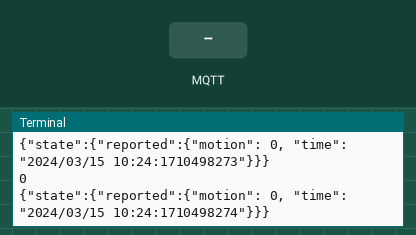
A program run on a simulated Raspberry Pi (header pin numbers). Shown: the last lines printed to the terminal. Inputs (shaded band) come from the test bench. The clock reads 2024-03-15 10:24:30 at power-on unless the program sets it; no MQTT or app messages arrive unless stated.

Above: at 5.0 s.
5.1 s: MQTT message "1" arrives on the first subscribed topic
At 5.7 s:
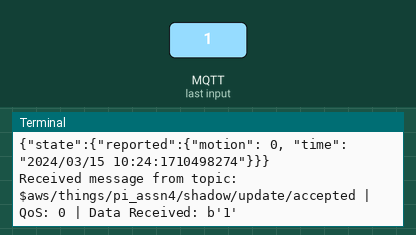
6.6 s: MQTT message "on" arrives on the first subscribed topic
At 7.5 s:
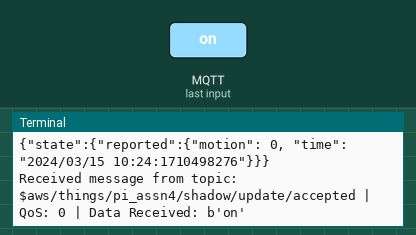
8.1 s: MQTT message "off" arrives on the first subscribed topic
At 9.0 s:
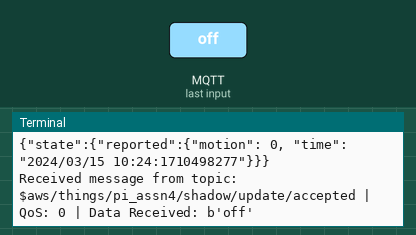

Measured:
- after the input at 5.1 s, the terminal: prints a new line at once (image 1)
- after the input at 6.6 s, the terminal: prints a new line at once (image 2)
- after the input at 8.1 s, the terminal: prints a new line at once (image 3)

The program:

iot-mqtt-publisher.py
```python
 #!/usr/bin/python3

#required libraries
import sys
import ssl
import json
import paho.mqtt.client as mqtt

# for motion sensor
import RPi.GPIO as GPIO
import time
from datetime import datetime


#called while client tries to establish connection with the server
def on_connect(mqttc, obj, flags, rc):
    if rc==0:
        print ("Subscriber Connection status code: "+str(rc)+" | Connection status: successful")
        mqttc.subscribe("$aws/things/pi_assn4/shadow/update/accepted", qos=0)
    elif rc==1:
        print ("Subscriber Connection status code: "+str(rc)+" | Connection status: Connection refused")

#called when a topic is successfully subscribed to
def on_subscribe(mqttc, obj, mid, granted_qos):
    print("Subscribed: "+str(mid)+" "+str(granted_qos)+"data"+str(obj))

#called when a message is received by a topic
def on_message(mqttc, obj, msg):
    print("Received message from topic: "+msg.topic+" | QoS: "+str(msg.qos)+" | Data Received: "+str(msg.payload))

#creating a client with client-id=mqtt-test
mqttc = mqtt.Client(client_id="cgao")

mqttc.on_connect = on_connect
mqttc.on_subscribe = on_subscribe
mqttc.on_message = on_message

#Configure network encryption and authentication options. Enables SSL/TLS support.
#adding client-side certificates and enabling tlsv1.2 support as required by aws-iot service
mqttc.tls_set(ca_certs="/home/pi/Desktop/rootCA.pem.crt",
	            certfile="/home/pi/Downloads/7409fdbcb2-certificate.pem.crt",
	            keyfile="/home/pi/Downloads/7409fdbcb2-private.pem.key",
              tls_version=ssl.PROTOCOL_TLSv1_2,
              ciphers=None)

#connecting to aws-account-specific-iot-endpoint
mqttc.connect("a1qup6k0p06lhy.iot.us-west-2.amazonaws.com", port=8883) #AWS IoT service hostname and portno

#automatically handles reconnecting
#start a new thread handling communication with AWS IoT
mqttc.loop_start()

sensor = 12

GPIO.setwarnings(False)
GPIO.setmode(GPIO.BOARD)
GPIO.setup(sensor,GPIO.IN)

rc=0
try:
    while rc == 0:
        i = GPIO.input(sensor)
        print(i)     # i = 1: Motion detected; i = 0: No Motion
        data={}
        data['motion']=i
        data['time']=datetime.now().strftime('%Y/%m/%d %H:%M:%s')
        playload = '{"state":{"reported":'+json.dumps(data)+'}}'
        print(playload)

        #the topic to publish to
        #the names of these topics start with $aws/things/thingName/shadow.
        msg_info = mqttc.publish("$aws/things/raspberry-pi/shadow/update", playload, qos=1)

        time.sleep(1.5)

except KeyboardInterrupt:
    pass

GPIO.cleanup()
```
